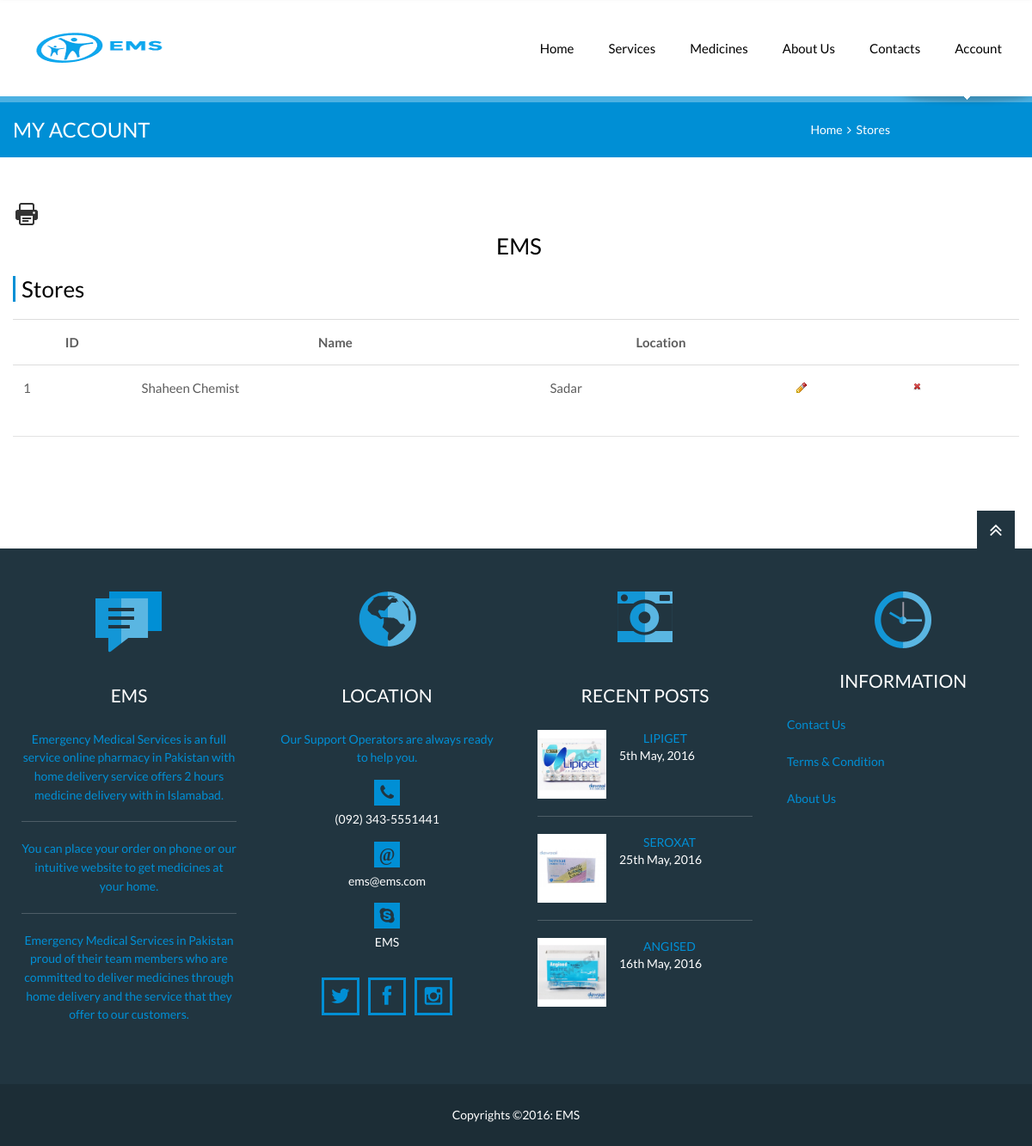
The page /stores_view.php on the database its author committed.
### tables this page shows
CREATE TABLE IF NOT EXISTS `store` (
  `s_id` int(11) NOT NULL,
  `name` text NOT NULL,
  `location` text NOT NULL,
  `status` int(11) NOT NULL
);

CREATE TABLE IF NOT EXISTS `medicine` (
  `m_id` int(11) NOT NULL,
  `name` text NOT NULL,
  `c_id` int(11) NOT NULL,
  `issue_date` date NOT NULL,
  `exp_date` date NOT NULL,
  `type` int(11) NOT NULL,
  `mg` text NOT NULL,
  `descr` text NOT NULL,
  `price` text NOT NULL,
  `image` text NOT NULL,
  `datetime` datetime NOT NULL,
  `status` int(11) NOT NULL,
  `formula` text NOT NULL
);

### stores_view.php (the view, shortened to what this page needs)
<?php include_once('conn/db.php');
include_once("functions.php");
?>
<!DOCTYPE html>
<html>
<head>
		<?php include('scripts.php'); ?>
	</head>
	<body>
		<div class="page">
		<?php include('header.php'); ?>
			<section class="page-title">
				<div class="grid-row clearfix">
					<h1>My Account</h1>
					<nav class="bread-crumbs">
						<a href="index.php">Home</a>&nbsp;&nbsp;<i class="fa fa-angle-right"></i>&nbsp;
						<a href="#">Stores</a>
					</nav>
				</div>
			</section>
			<main class="page-content vc_responsive">
				<div class="grid-row">
						<div class="widget pricing-table wpb_content_element">
						<button onclick="window.print();" id="bprint"> <img src="img/print.png" alt="Print" /> </button>
							<div class="widget-title" style="text-align: center;border-left-style: none;">EMS</div>
							<div class="widget-title">Stores</div>
								<table>
								<tr>
								<th>ID</th>
								<th>Name</th>
								<th>Location</th>
								<th></th>
								<th></th>
								</tr>
								<?php
								$qryu = "SELECT * from store where status=0";
								$resultu = mysql_query($qryu, $dbconfig) or die(mysql_error());
								while($rows = mysql_fetch_assoc($resultu))
								{
								$s_id = $rows["s_id"];
								$name = $rows["name"];
								$location = $rows["location"];
								 ?>
								<tr>
								<td><?php echo $s_id; ?></td>
								<td><?php echo $name; ?></td>
								<td><?php echo $location; ?></td>
								<td><a href="add_store.php?s_id=<?php echo $s_id; ?>"><img src="img/edit.png" /></td>
								<td><a href="del_store.php?s_id=<?php echo $s_id; ?>" onclick="return_confirm('Are you sure you want to delete?');"><img src="img/delete.png" /></a></td>
								</tr>
								<?php } ?>
								</table>
						</div>
						<div class="grid-row-sep"></div>
				</div>
			</main>
			<?php include('footer.php'); ?>
		</div>
	</body>
</html>

### footer.php (shortened to what this page needs)
	<footer class="page-footer">
		<a href="#" id="top-link" class="top-link"><i class="fa fa-angle-double-up"></i></a>
		<div class="grid-row">
			<div class="grid-col grid-col-3">
				<section class="widget-alt last-news">
					<div class="widget-icon"></div>
					<div class="widget-title">EMS</div>
					<ul>
						<li>Emergency Medical Services is an full service online pharmacy in Pakistan with home delivery service offers 2 hours medicine delivery with in Islamabad. </li>
						<li>You can place your order on phone or our intuitive website to get medicines at your home.</li>
						<li>Emergency Medical Services in Pakistan proud of their team members who are committed to deliver medicines through home delivery and the service that they offer to our customers.</li>
					</ul>
				</section>
			</div>
			<div class="grid-col grid-col-3">
				<section class="widget-alt location">
					<div class="widget-icon"></div>
					<div class="widget-title">Location</div>
					<address>Our Support Operators are always ready to help you.</address>
					<ul>
						<li><i class="fa fa-phone"></i>(092) 343-5551441</li>
						<li><i class="fa fa-at">@</i>ems@ems.com</li>
						<li><i class="fa fa-skype"></i>EMS</li>
					</ul>
					<nav>
						<a href="#" class="fa fa-twitter"></a>
						<a href="#" class="fa fa-facebook"></a>
						<a href="#" class="fa fa-instagram"></a>
					</nav>
				</section>
			</div>
			<div class="grid-col grid-col-3">
				<section class="widget-alt recent-posts">
					<div class="widget-icon"></div>
					<div class="widget-title">Recent Posts</div>
					<ul>
					<?php
					$qry = "SELECT * FROM medicine order by m_id desc Limit 3";
$results = mysql_query($qry);
while($rows = mysql_fetch_assoc($results))
{
	$m_id = $rows["m_id"];
	$name = $rows["name"];
	$image = $rows["image"];
	$date = $rows["datetime"];
		?>
						<li>
							<a href="medicine_detail.php?m_id=<?php echo $m_id; ?>"><img src="<?php if($image=="uploaded_files/"){ echo "img/medicine-icon.jpg"; } else { echo $image; } ?>" width="80" height="80" alt=""></a>
							<p><a href="medicine_detail.php?m_id=<?php echo $m_id; ?>"><?php echo $name; ?></a><br><?php echo date("jS F, Y", strtotime("$date")); ?></p>
						</li>
<?php } ?>
					</ul>
				</section>
			</div>
			<div class="grid-col grid-col-3">
				<section class="widget-alt work-time">
					<div class="widget-icon"></div>
					<div class="widget-title">Information</div>
					<ul>
					<li><a href="contacts.php">Contact Us</a></li>
					<li><a href="#">&nbsp;</a></li>
					<li><a href="#">Terms & Condition</a></li>
					<li><a href="#">&nbsp;</a></li>
					<li><a href="about-us.php">About Us</a></li>
					<li><a href="#">&nbsp;</a></li>
					</ul>
				</section>
			</div>
		</div>
	</footer>
	<div class="copyrights">Copyrights ©2016: EMS </div>

### css/color-blue.css (style rules this page uses)
a { color: #008fd5; }
.page-title { border-top-color: #4db1e2; background-color: #008fd5; }
.widget-title { border-left-color: #008fd5; }
.page-footer { color: #008fd5; }
.last-news .widget-icon { background-image: url(../img/blue/last-news.png); }
.location li i { background: #008fd5; }
.location nav a { border: 3px solid #008fd5; color: #008fd5; }
.location .widget-icon { background-image: url(../img/blue/location.png); }
.recent-posts .widget-icon { background-image: url(../img/blue/recent-posts.png); }
.work-time .widget-icon { background-image: url(../img/blue/work-time.png); }

### stores_view.php (style rules this page uses)
table { width: 100%; max-width: 100%; margin-bottom: 20px; }
td { padding: 12px; line-height: 28px; vertical-align: top; border-top: 1px solid #ddd; font-size: 15px; color: #5d5d5d; }
th { padding: 12px; line-height: 28px; vertical-align: top; border-top: 1px solid #ddd; font-size: 15px; font-weight: bold; color: #5d5d5d; }

### rows shown on the page
store: s_id "1", name "Shaheen Chemist", location "Sadar"
medicine: image (picture), name "LIPIGET", datetime "5th May, 2016"
medicine: image (picture), name "SEROXAT", datetime "25th May, 2016"
medicine: image (picture), name "ANGISED", datetime "16th May, 2016"
